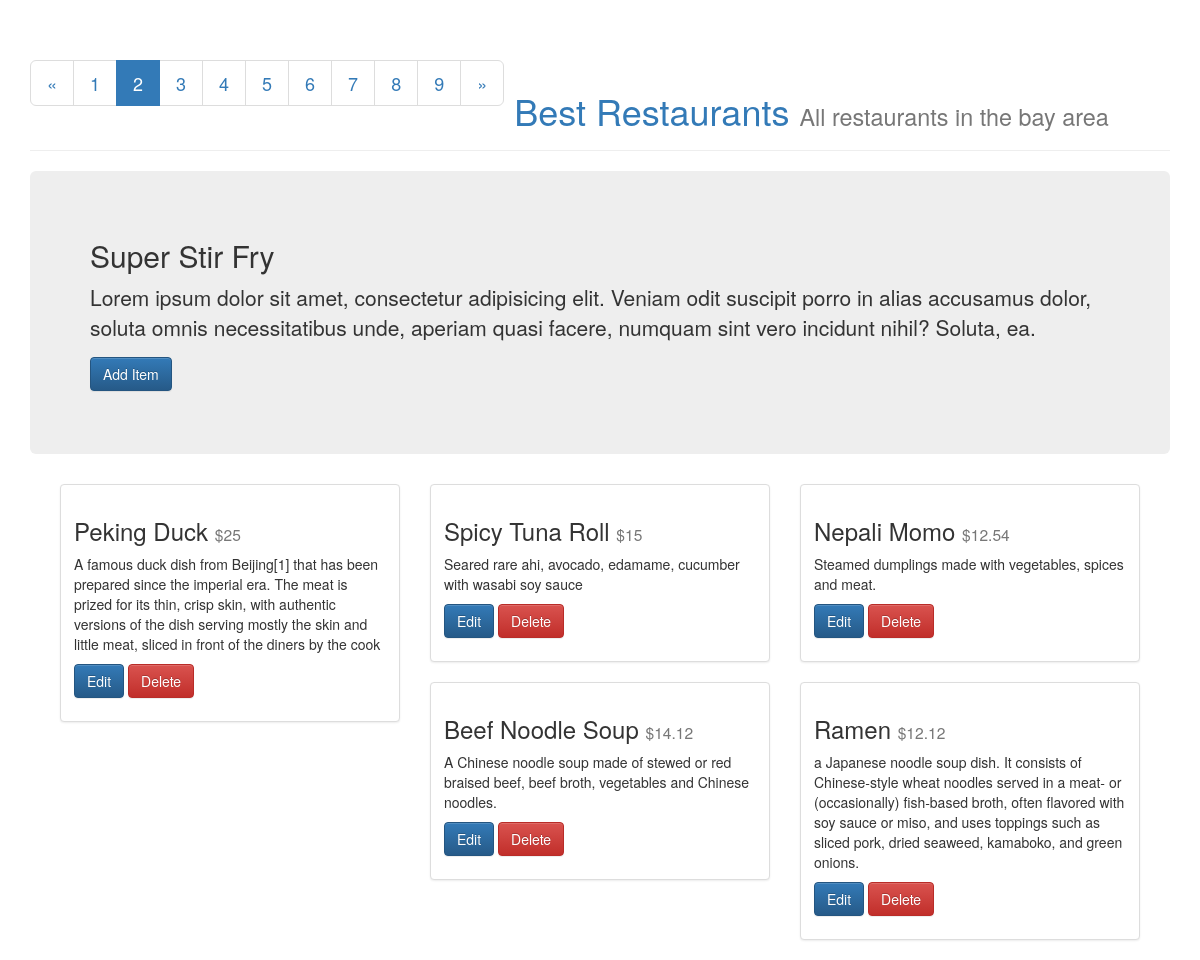
The app's page /restaurants/2/ with its own data.
### database_setup.py (models this page shows, shortened)
class Restaurant(Base):
    __tablename__ = 'restaurant'
    id = Column(Integer, primary_key=True)
    name = Column(String(250), nullable=False)
    description = Column(String(1000),nullable=False)

class MenuItem(Base):
    __tablename__ = 'menu_item'
    name =Column(String(80), nullable = False)
    id = Column(Integer, primary_key = True)
    description = Column(String(250))
    price = Column(String(8))
    course = Column(String(250))
    restaurant_id = Column(Integer,ForeignKey('restaurant.id'))
    restaurant = relationship(Restaurant)

### server.py (the view)
@app.route('/restaurants/<int:restaurant_id>/')
def restaurant_menu(restaurant_id):
  restaurant = session.query(Restaurant).filter_by(id = restaurant_id).one()
  count = session.query(Restaurant).count() # get no. of restaurants, for pagination
  items = session.query(MenuItem).filter_by(restaurant_id = restaurant.id)
  return render_template('menu.html', restaurant=restaurant, items=items, count=count)

### templates/menu.html (shortened to what this page needs)
<html>
<head>
	<link rel="stylesheet" href="https://maxcdn.bootstrapcdn.com/bootstrap/3.3.4/css/bootstrap.min.css">
	<link rel="stylesheet" href="https://maxcdn.bootstrapcdn.com/bootstrap/3.3.4/css/bootstrap-theme.min.css">
</head>
<body>
<div class="container">
	<div class="col-md-10 col-md-offset-1 col-sm-12 col-xs-12">
	</div>
	<div class="page-header">
		<h1>
			<ul class="pagination pagination-lg">
			  	{% if restaurant.id > 1 %}
			  		<li>
				      <a href="{{url_for('restaurant_menu', restaurant_id=restaurant.id-1)}}" aria-label="Previous">
				        <span aria-hidden="true">&laquo;</span>
				      </a>
				    </li>
				 {% else %}
				 	<li class="disabled">
				 		<a href="#">
				 			<span aria-hidden="true">&laquo;</span>
				 		</a>
				 	</li>
			  	{% endif %}
			    {% for i in range(1, count+1) %}
					{% if i == restaurant.id%}
						<li class="active"><a href="{{url_for('restaurant_menu', restaurant_id=i)}}">{{i}}</a></li>
					{% else %}
						<li><a href="{{url_for('restaurant_menu', restaurant_id=i)}}">{{i}}</a></li>
					{% endif%}
			    {% endfor %}
			    {% if restaurant.id < count %}
			  		<li>
				      <a href="{{url_for('restaurant_menu', restaurant_id=restaurant.id+1)}}" aria-label="Previous">
				        <span aria-hidden="true">&raquo;</span>
				      </a>
				    </li>
				 {% else %}
				 	<li class="disabled">
				 		<a href="#">
				 			<span aria-hidden="true">&raquo;</span>
				 		</a>
				 	</li>
			  	{% endif %}
			  </ul>
			  <a href="{{url_for('show_restaurants')}}">Best Restaurants</a>
			<small>All restaurants in the bay area</small>
		</h1>
	</div>
	<div class="jumbotron">
		<h2>{{restaurant.name}}</h2>
		<p>{{restaurant.description}}</p>
		<p><a href="{{url_for('new_menu_item', restaurant_id=restaurant.id)}}" class="btn btn-primary">Add Item</a></p>
	</div>
	<div class="col-md-12">
		{% for item in items %}
			<div class="col-md-4 col-sm-6 col-xs-6">
				<div class="thumbnail">
					<div class="caption">
						<h3>{{item.name}} <small>{{item.price}}</small> </h3>
						<p>
							{{item.description}}
						</p>
						<p>
							<a href="{{url_for('edit_menu_item', restaurant_id=restaurant.id, menu_id=item.id)}}" class="btn btn-primary">
								Edit
							</a>
							<a href="{{url_for('delete_menu_item', restaurant_id=restaurant.id, menu_id=item.id)}}" class="btn btn-danger">
								Delete
							</a>
						</p>
					</div>
				</div>
			</div>
		{% endfor %}
	</div>
</div>
</body>
</html>

### records on screen
Restaurant: name "Super Stir Fry", description "Lorem ipsum dolor sit amet, consectetur adipisicing elit. Veniam odit suscipit porro in alias accusamus dolor, soluta omnis necessitatibus unde, aperiam quasi facere, numquam sint vero incidunt nihil? Soluta, ea."
MenuItem: name "Peking Duck", price "$25", description "A famous duck dish from Beijing[1] that has been prepared since the imperial era. The meat is prized for its thin, crisp skin, with authentic versions of the dish serving mostly the skin and little meat, sliced in front of the diners by the cook"
MenuItem: name "Spicy Tuna Roll", price "$15", description "Seared rare ahi, avocado, edamame, cucumber with wasabi soy sauce"
MenuItem: name "Nepali Momo", price "$12.54", description "Steamed dumplings made with vegetables, spices and meat."
MenuItem: name "Beef Noodle Soup", price "$14.12", description "A Chinese noodle soup made of stewed or red braised beef, beef broth, vegetables and Chinese noodles."
MenuItem: name "Ramen", price "$12.12", description "a Japanese noodle soup dish. It consists of Chinese-style wheat noodles served in a meat- or (occasionally) fish-based broth, often flavored with soy sauce or miso, and uses toppings such as sliced pork, dried seaweed, kamaboko, and green onions."

### other values on screen
{{ i }} "1" "3" "4" "5" "6" "7" "8" "9"
{{ i }} "2"
